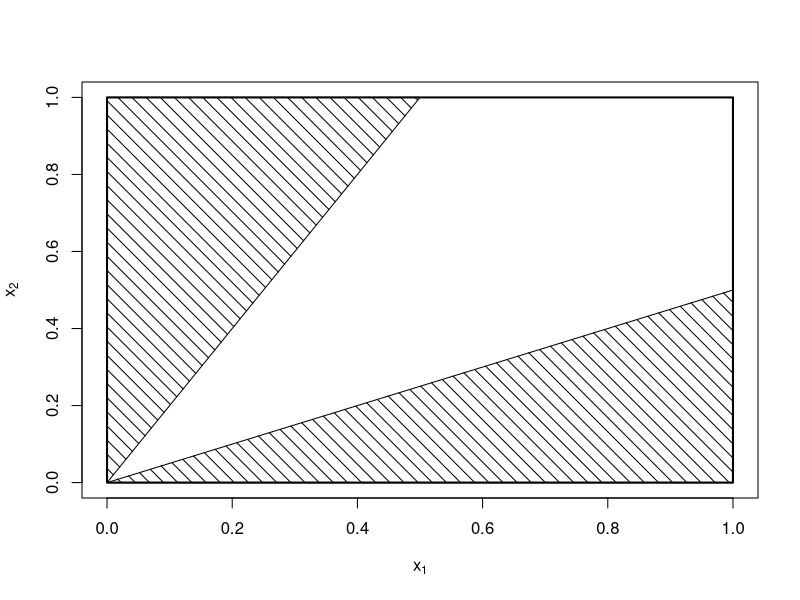

Reproduce this figure in R.
## ---- chunk 1
#| echo: false
#| fig-show: asis
#| out-width: "0.6\\textwidth"

plot(0:1, 0:1, pch = NA, xlab = expression(x[1]), ylab = expression(x[2]))
rect(0, 0, 1, 1, lwd = 2)
polygon(c(0, 0, 0.5), c(0, 1, 1), density = 10, angle = 135)
polygon(c(0, 1, 1), c(0, 0, 0.5), density = 10, angle = 135)
